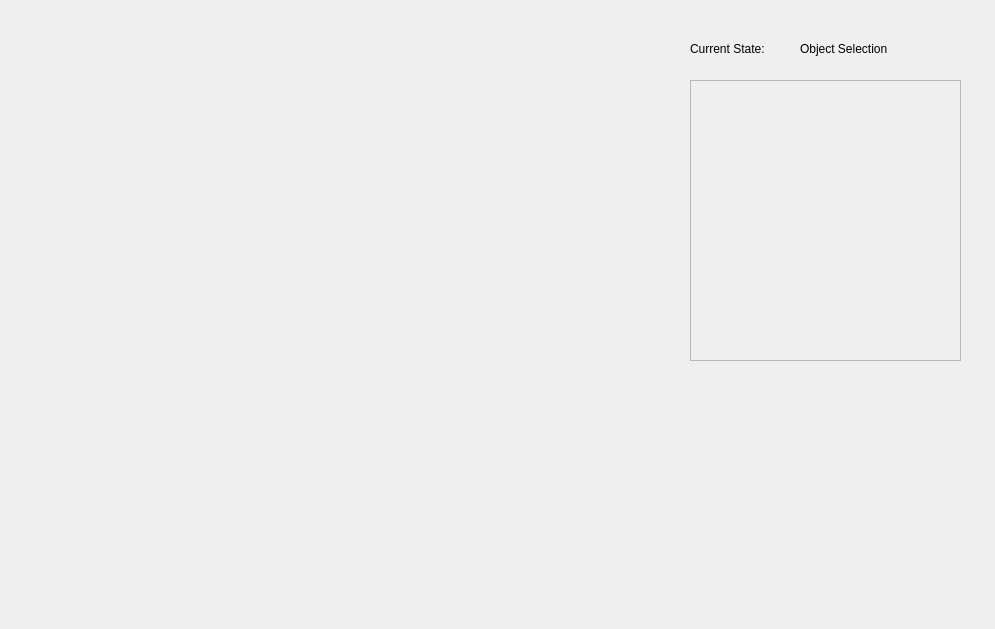
<?xml version="1.0" encoding="UTF-8"?>
<ui version="4.0">
 <class>BCIControlWindowBase</class>
 <widget class="QDialog" name="BCIControlWindowBase">
  <property name="geometry">
   <rect>
    <x>0</x>
    <y>0</y>
    <width>995</width>
    <height>629</height>
   </rect>
  </property>
  <property name="windowTitle">
   <string>BCIControlWindow</string>
  </property>
  <widget class="QLabel" name="currentStateLabel">
   <property name="geometry">
    <rect>
     <x>690</x>
     <y>40</y>
     <width>101</width>
     <height>17</height>
    </rect>
   </property>
   <property name="text">
    <string>Current State:</string>
   </property>
  </widget>
  <widget class="BinaryCommandView" name="bciControlWidget" native="true">
   <property name="geometry">
    <rect>
     <x>690</x>
     <y>380</y>
     <width>241</width>
     <height>191</height>
    </rect>
   </property>
  </widget>
  <widget class="QLabel" name="currentState">
   <property name="geometry">
    <rect>
     <x>800</x>
     <y>40</y>
     <width>141</width>
     <height>17</height>
    </rect>
   </property>
   <property name="text">
    <string>Object Selection</string>
   </property>
  </widget>
  <widget class="BCIWorldView" name="bciWorldView" native="true">
   <property name="geometry">
    <rect>
     <x>20</x>
     <y>20</y>
     <width>641</width>
     <height>571</height>
    </rect>
   </property>
  </widget>
  <widget class="QFrame" name="currentFrame">
   <property name="geometry">
    <rect>
     <x>690</x>
     <y>80</y>
     <width>271</width>
     <height>281</height>
    </rect>
   </property>
   <property name="frameShape">
    <enum>QFrame::StyledPanel</enum>
   </property>
   <property name="frameShadow">
    <enum>QFrame::Raised</enum>
   </property>
  </widget>
 </widget>
 <customwidgets>
  <customwidget>
   <class>BCIWorldView</class>
   <extends>QWidget</extends>
   <header>BCI/bciWorldView.h</header>
   <container>1</container>
  </customwidget>
  <customwidget>
   <class>BinaryCommandView</class>
   <extends>QWidget</extends>
   <header>BCI/binaryCommandView.h</header>
   <container>1</container>
  </customwidget>
 </customwidgets>
 <resources/>
 <connections/>
</ui>
